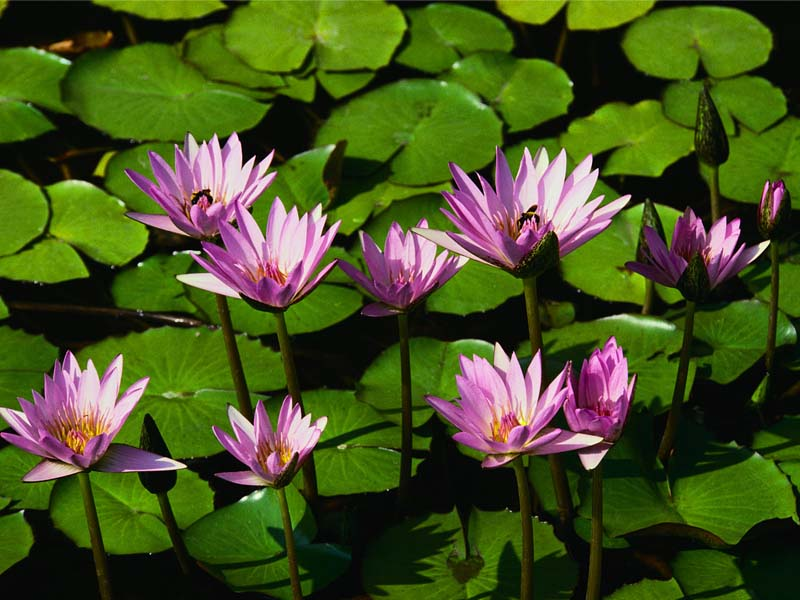
#> input picture images/images/Nenuphars.jpg, 800 x 600 px, found by its file name
$ python 5.1fourierCouleur.py
#> lines starting #> are read from the running program, lines starting #| are printed output that depends on the picture
#> further down, im is the input picture: PIL image 800x600 RGB; mean R, G, B 69.4, 82.1, 31.6
import cv2
from PIL import Image
import numpy as np
import matplotlib.pyplot as plt

def fourier_transform_rgb(img):
    # séparation des canaux couleur
    r, g, b = cv2.split(img.astype(np.float32))
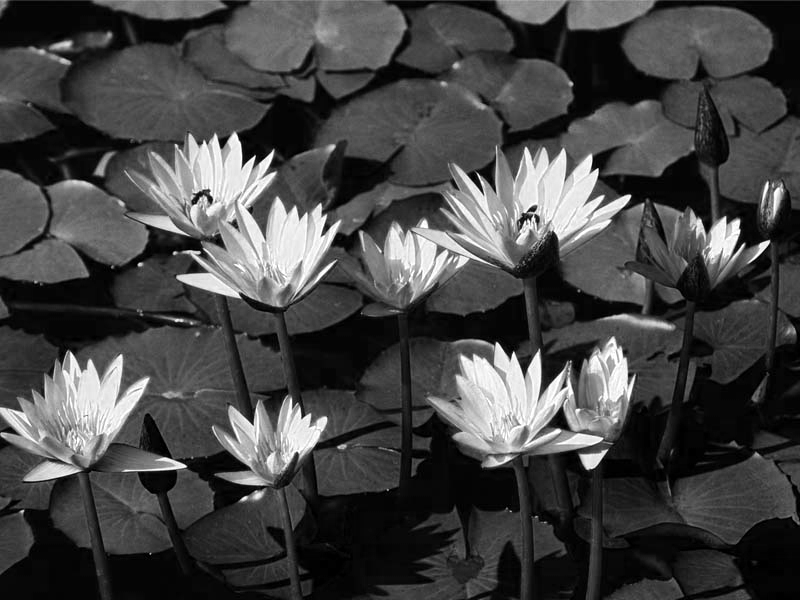
#> r: shape (600, 800) float32; min 0, max 255, mean 69.4
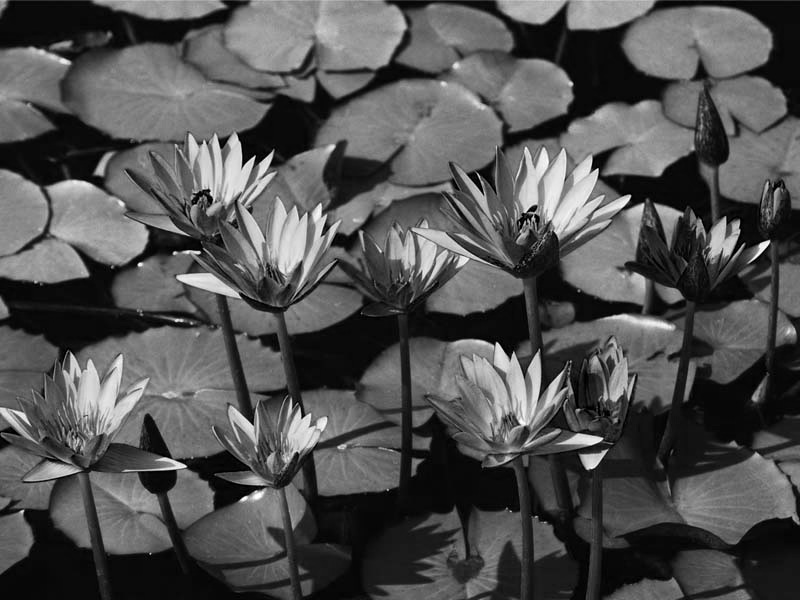
#> g: shape (600, 800) float32; min 0, max 255, mean 82.1
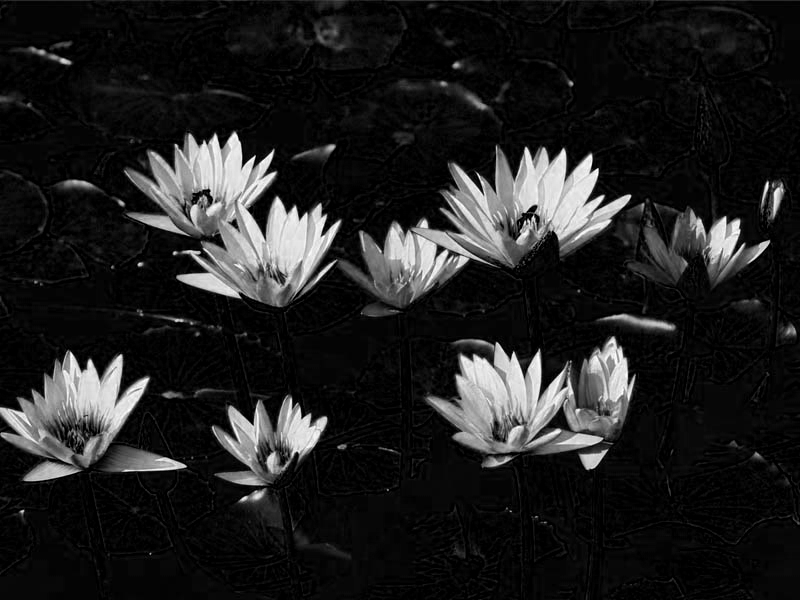
#> b: shape (600, 800) float32; min 0, max 255, mean 31.6

    # FFT 2D sur chaque canal
    fft_r = np.fft.fft2(r)
    fft_g = np.fft.fft2(g)
    fft_b = np.fft.fft2(b)

    # décalage du spectre pour le centrer
    fft_r_shifted = np.fft.fftshift(fft_r)
    fft_g_shifted = np.fft.fftshift(fft_g)
    fft_b_shifted = np.fft.fftshift(fft_b)

    # calcul du spectre logarithmique
    spectrum_r = np.log1p(np.abs(fft_r_shifted))
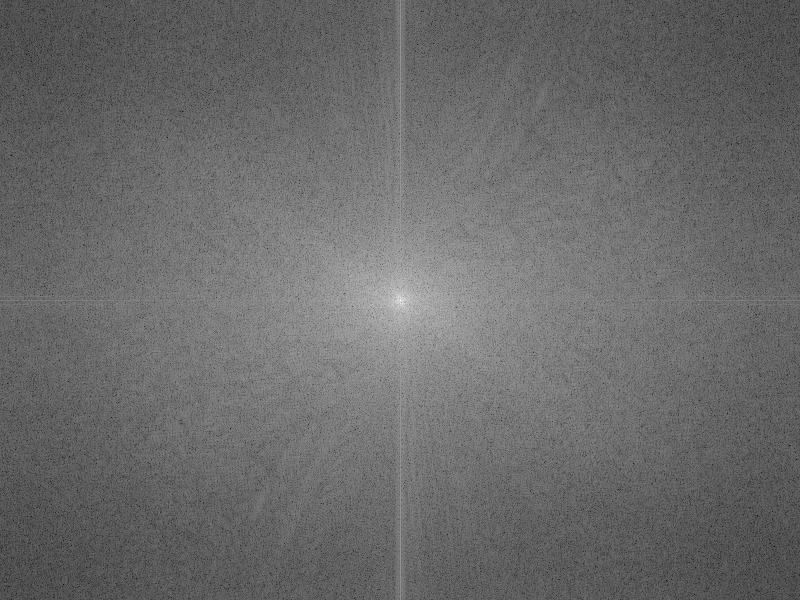
#> spectrum_r: shape (600, 800) float64; min 1.42, max 17.32, mean 8.08; drawn with min black and max white
    spectrum_g = np.log1p(np.abs(fft_g_shifted))
    spectrum_b = np.log1p(np.abs(fft_b_shifted))

    # combinaison en une seule image (grayscale)
    spectrum = (spectrum_r + spectrum_g + spectrum_b) / 3
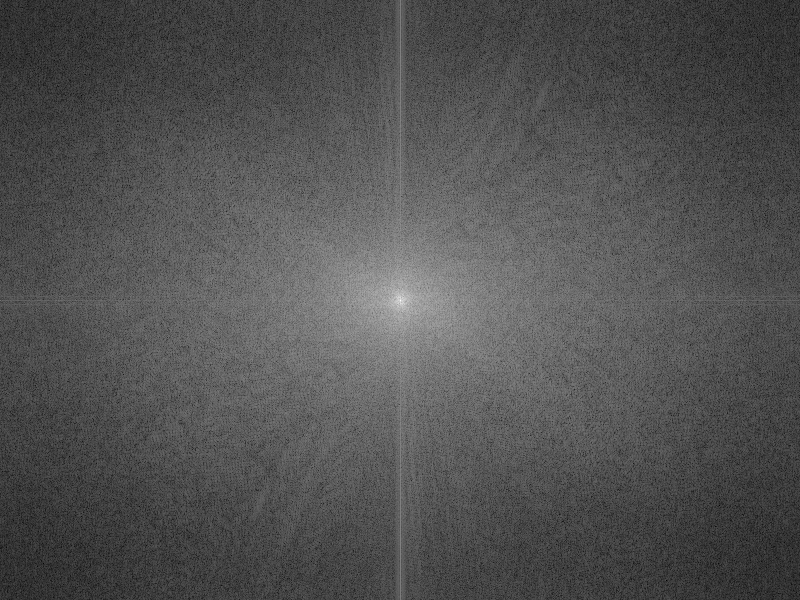
#> spectrum: shape (600, 800) float64; min 3.75, max 17.12, mean 8.07; drawn with min black and max white

    return (fft_r, fft_g, fft_b), (fft_r_shifted, fft_g_shifted, fft_b_shifted), spectrum

def inverse_fourier_transform_rgb(fft_rgb):
    # TF inverse sur chaque canal
    img_r = np.fft.ifft2(fft_rgb[0]).real
    img_g = np.fft.ifft2(fft_rgb[1]).real
    img_b = np.fft.ifft2(fft_rgb[2]).real

    # reconstruction de l'image
    img_reconstructed = np.clip(cv2.merge([img_r, img_g, img_b]), 0, 255).astype(np.uint8)

    return img_reconstructed

# charge image
im = Image.open("D:/TPtraitementSignalJolyCoueron/images/images/Nenuphars.jpg")

# conversion en tableau NumPy
img = np.array(im, dtype=np.float32)

# appliquer la FFT sur les 3 canaux
fft_rgb, fft_shifted, spectrum = fourier_transform_rgb(img)

# appliquer la TF inverse pour retrouver l’image couleur
img_reconstructed = inverse_fourier_transform_rgb(fft_rgb)

# normalisation du spectre
spectrum_norm = (spectrum - spectrum.min()) / (spectrum.max() - spectrum.min()) * 255
spectrum_norm = spectrum_norm.astype(np.uint8)

# affichage des résultats
plt.figure(figsize=(12, 6))

plt.subplot(1, 3, 1)
plt.imshow(im)
plt.title("Image originale")
plt.axis("off")

plt.subplot(1, 3, 2)
plt.imshow(spectrum_norm, cmap="gray")
plt.title("Spectre de Fourier (log)")
plt.axis("off")

plt.subplot(1, 3, 3)
plt.imshow(img_reconstructed)
plt.title("Image reconstruite (Couleur)")
plt.axis("off")

plt.show()

$ run again, with images/images/Collines.jpg copied over images/images/Nenuphars.jpg
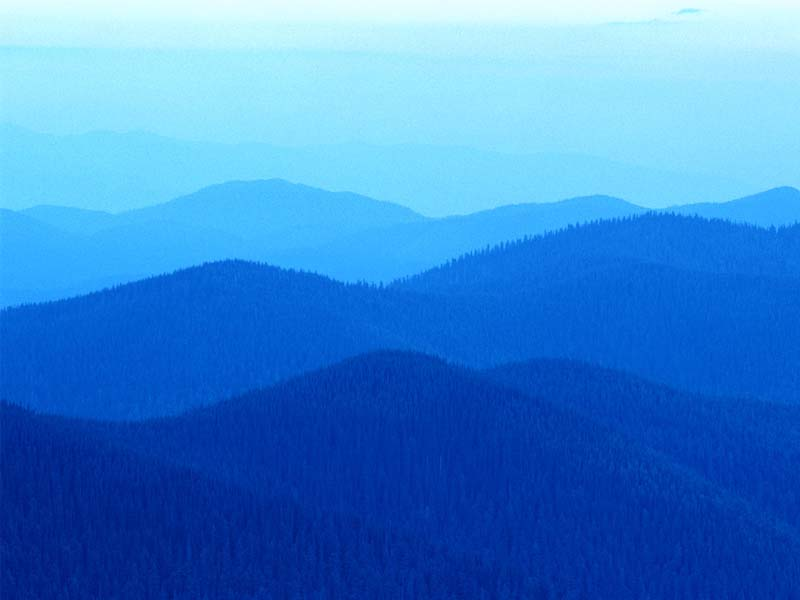
#> input picture images/images/Collines.jpg, 800 x 600 px, found by its file name
#> im is the input picture: PIL image 800x600 RGB; mean R, G, B 60, 133, 209.8
#> in fourier_transform_rgb, `spectrum = (spectrum_r + spectrum_g + spectrum_b) / 3`:
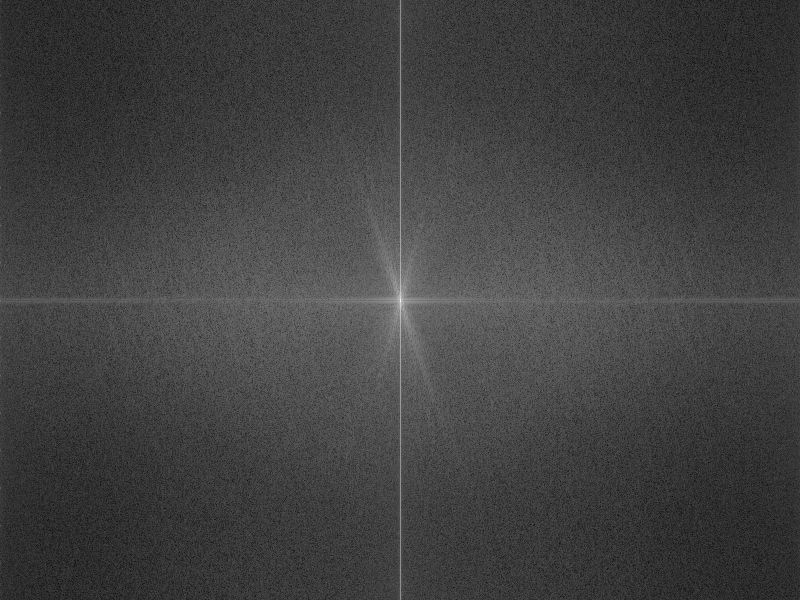
#> spectrum: shape (600, 800) float64; min 2.62, max 17.86, mean 6.53; drawn with min black and max white
#> in inverse_fourier_transform_rgb, `img_b = np.fft.ifft2(fft_rgb[2]).real`:
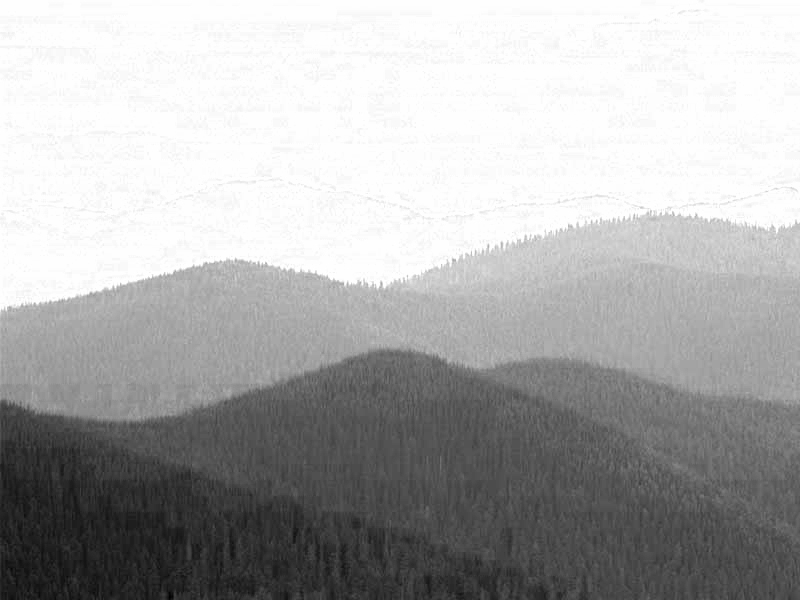
#> img_b: shape (600, 800) float64; min 115, max 255, mean 209.8; drawn with min black and max white

$ run again, with images/images/Coucher de soleil.jpg copied over images/images/Nenuphars.jpg
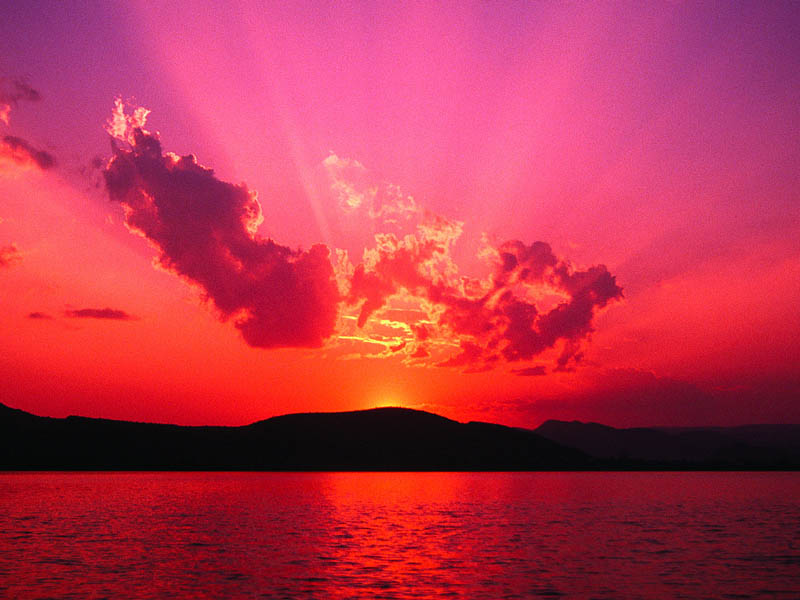
#> input picture images/images/Coucher de soleil.jpg, 800 x 600 px, found by its file name
#> im is the input picture: PIL image 800x600 RGB; mean R, G, B 185, 51.3, 77.5
#> in fourier_transform_rgb, `spectrum = (spectrum_r + spectrum_g + spectrum_b) / 3`:
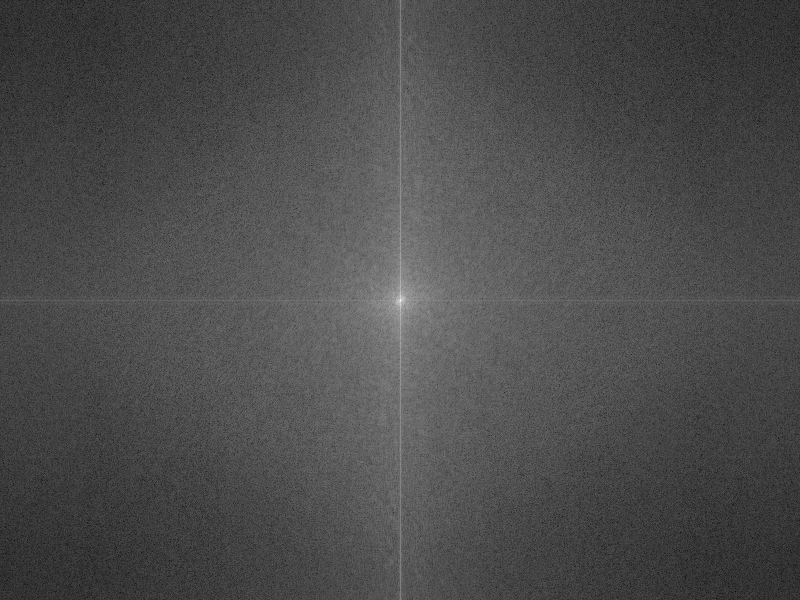
#> spectrum: shape (600, 800) float64; min 3.15, max 17.58, mean 7.48; drawn with min black and max white
#> in inverse_fourier_transform_rgb, `img_b = np.fft.ifft2(fft_rgb[2]).real`:
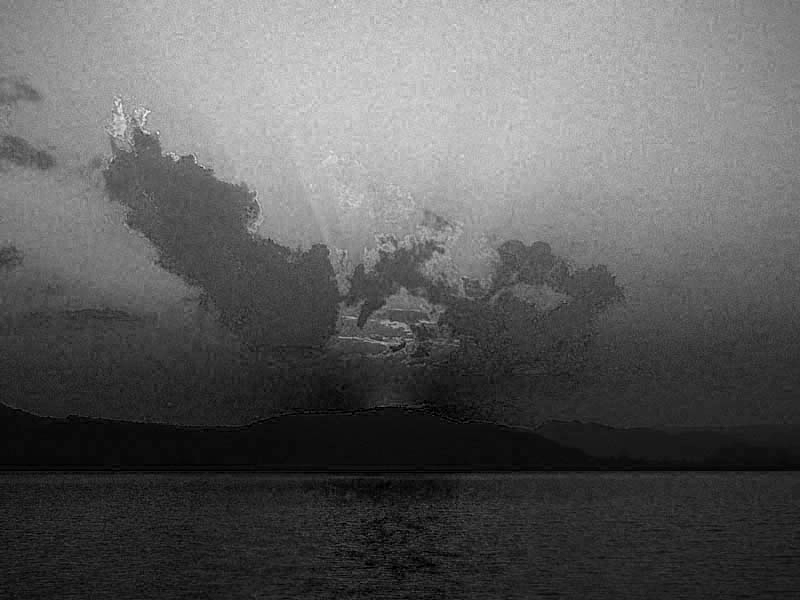
#> img_b: shape (600, 800) float64; min -5.46e-14, max 211, mean 77.5; drawn with min black and max white

$ run again, with images/images/Hiver.jpg copied over images/images/Nenuphars.jpg
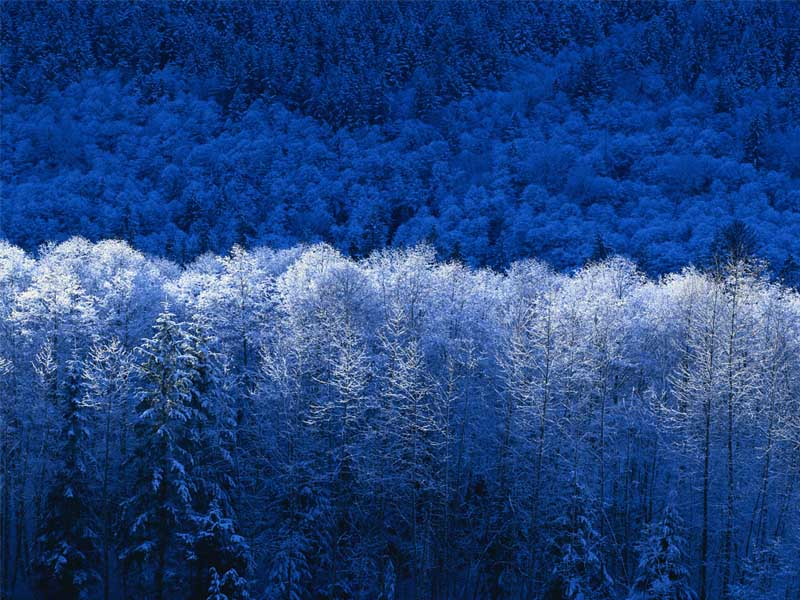
#> input picture images/images/Hiver.jpg, 800 x 600 px, found by its file name
#> im is the input picture: PIL image 800x600 RGB; mean R, G, B 32.7, 67.4, 126.8
#> in fourier_transform_rgb, `spectrum_r = np.log1p(np.abs(fft_r_shifted))`:
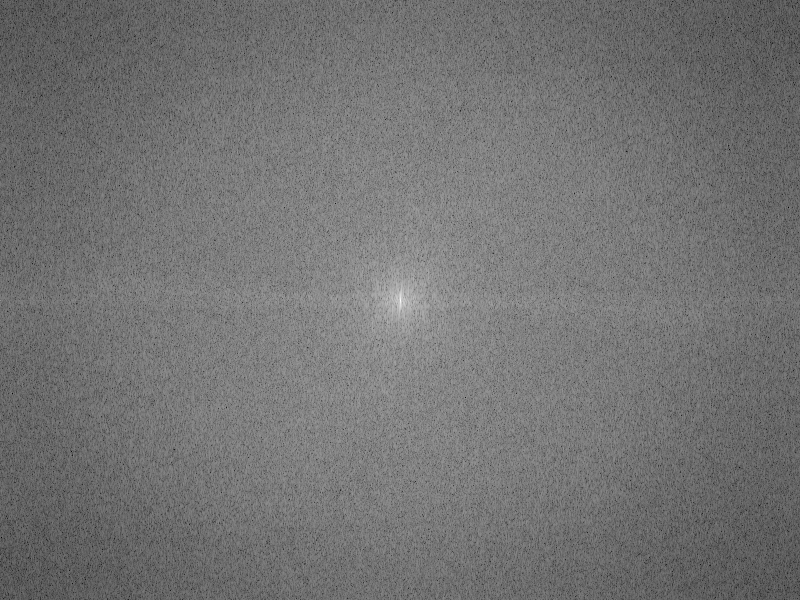
#> spectrum_r: shape (600, 800) float64; min 2.2, max 16.57, mean 8.71; drawn with min black and max white
#> in fourier_transform_rgb, `spectrum = (spectrum_r + spectrum_g + spectrum_b) / 3`:
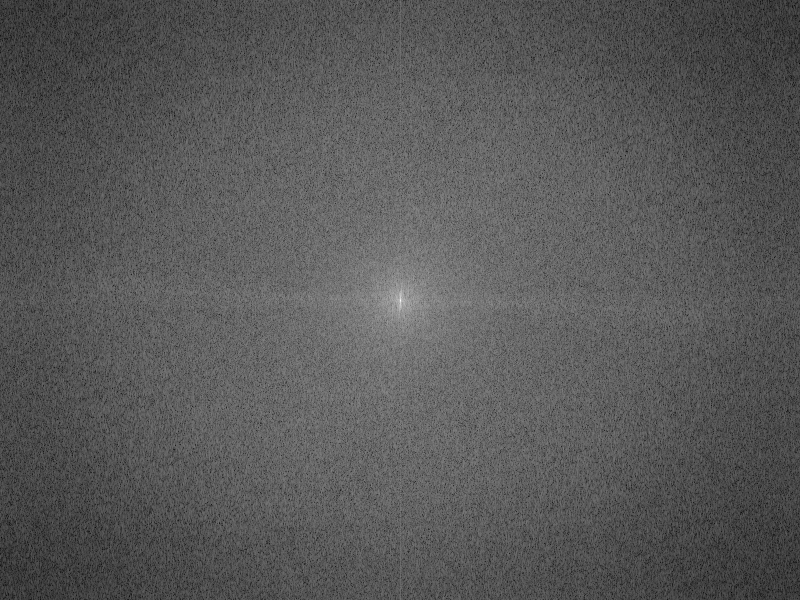
#> spectrum: shape (600, 800) float64; min 4.17, max 17.26, mean 8.73; drawn with min black and max white
